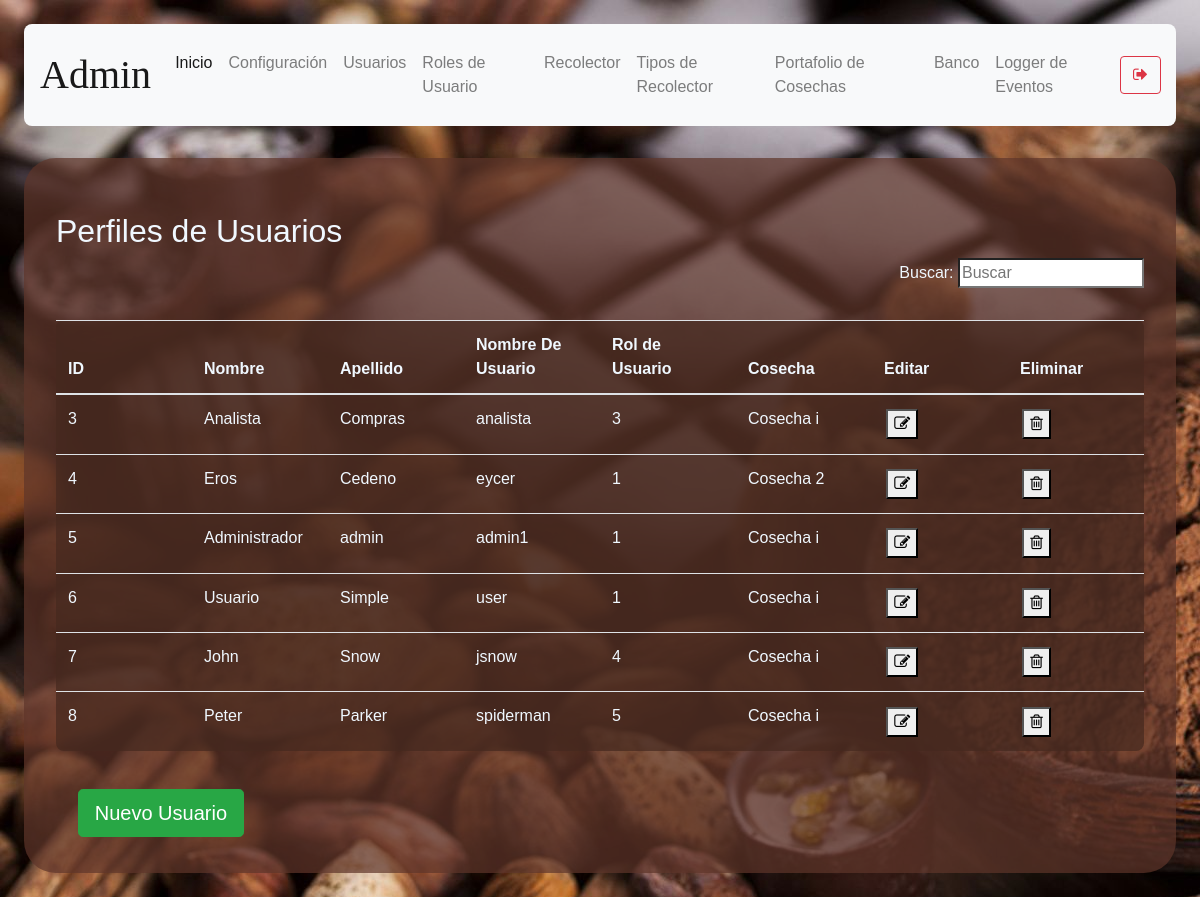
/user-management (signed in), run on an earlier commit of the app's database.
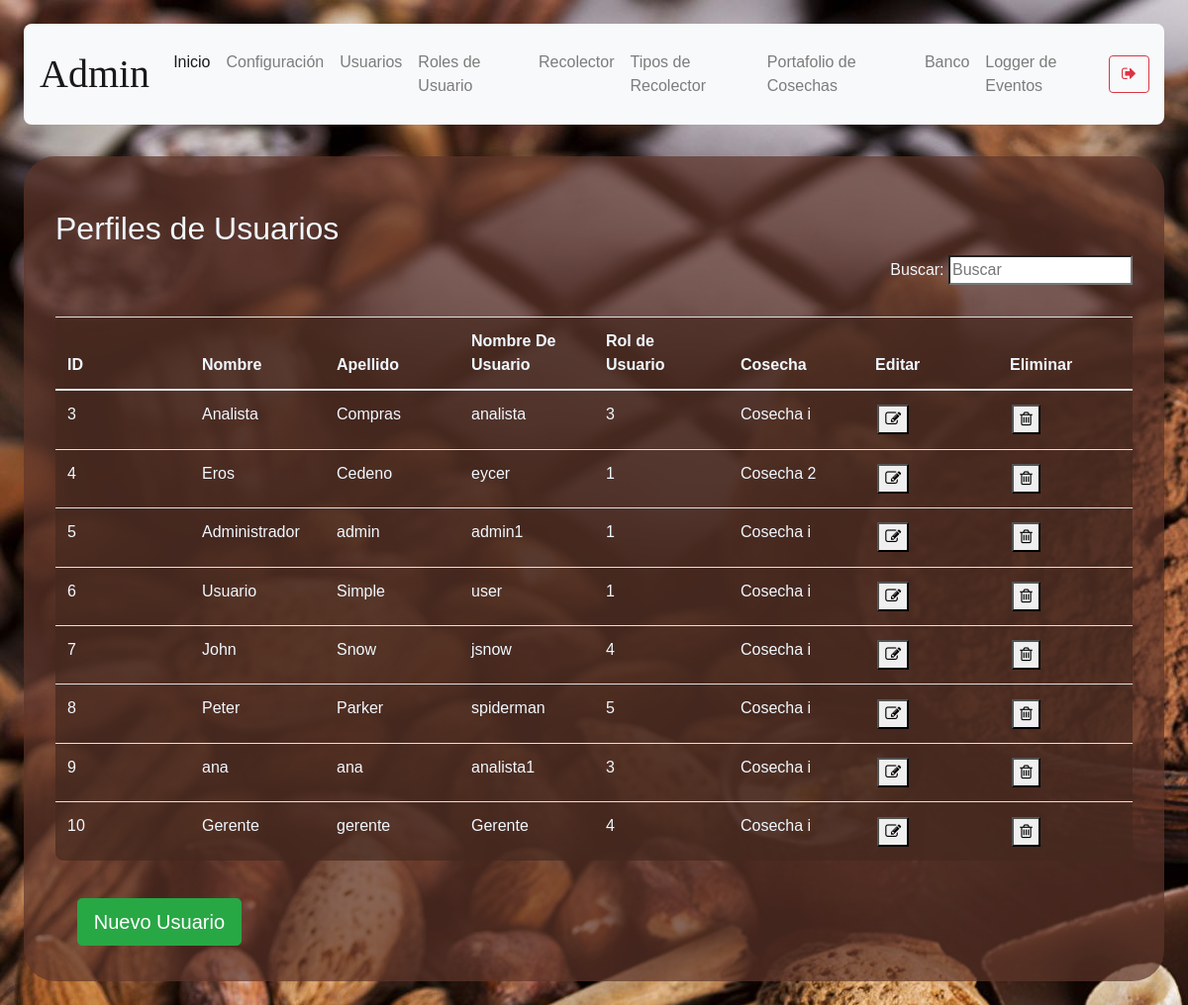
And on a later commit of the database.
### models/user.py (models this page shows, shortened)
class User(db.Model) :
    __tablename__ = "user"
    id = db.Column(db.Integer, primary_key = True)
    name = db.Column(db.String(100), nullable = False)
    last_name = db.Column(db.String(100), nullable = False)
    username = db.Column(db.String(100), unique = True, nullable = False)
    email = db.Column(db.String(100), nullable = True)
    password = db.Column(db.String(100), nullable = False)
    gender = db.Column(db.String(10), nullable = False)
    date_of_birth = db.Column(db.String(10), nullable = False)
    phone = db.Column(db.String(20), nullable = True)
    address = db.Column(db.String(150), nullable = True)
    user_rol_id = db.Column(db.Integer, db.ForeignKey('user_rol.id'))
    F_Harvest = db.Column(db.Integer, db.ForeignKey('harvest.id'))
    def get_user_rol_by_username( self, username ):
        user_rol_id = User.query.filter_by(username = username).first().user_rol_id
        user_rol = User_rol.query.get(user_rol_id).description
        return user_rol

### models/harvest.py (models this page shows, shortened)
class Harvest (db.Model):
    __tablename__ = 'harvest'
    id = db.Column(db.Integer, primary_key = True)
    description = db.Column(db.String(250), nullable = False)
    start_date = db.Column(db.String(10), nullable=False)
    end_date = db.Column(db.String(10), nullable= False)
    status = db.Column(db.String(10), nullable = False)

### routes/user.py (the view)
@user.route('/user-management')
def user_management():
    if( not verify_permissions(session, User) ):
        return redirect(url_for('auth.index'))
    rols = User_rol.query.all()
    users = User.query.all()
    harvests = Harvest.query.all()
    if 'management-status' not in session:
        return render_template('user-management.html', status="",\
            rols = rols, users = users,  harvests = harvests)
    status = session['management-status']
    session.pop('management-status', None)
    return render_template('user-management.html', status=status, \
        rols=rols, users = users, harvests = harvests )

### utils/functions.py (called while the page is built)
def verify_permissions(session, User, allowed=['admin']):
    return 'username' in session and \
    ( allowed == 'all' or User.get_user_rol_by_username(User, session['username']) in allowed)

### templates/user-management.html (shortened to what this page needs)
{% extends "base.html" %}
{% block content %}
    <h2>Perfiles de Usuarios</h2>
    <p align="right">
        Buscar: <input id ="search-bar" onkeyup="searchEngine()" type="search" name="busqueda" placeholder="Buscar">
    </p>
    <table class="table content-table">
        <thead>
            <th>ID</th>
            <th>Nombre</th>
            <th>Apellido</th>
            <th>Nombre De Usuario</th>
            <th>Rol de Usuario</th>
            <th>Cosecha</th>
            <th>Editar</th>
            <th>Eliminar</th>
        </thead>
        <tbody id="table-body-data">
        {% for user in users %}
        {% if user.username != "admin" %}
        <tr>
            <td>{{ user.id }}</td>
            <td>{{ user.name }}</td>
            <td>{{ user.last_name }}</td>
            <td>{{ user.username }}</td>
            <td>{{ user.user_rol_id }}</td>
            {% for harvest in harvests %}
                {% if harvest.id == user.F_Harvest %}
                    <td>{{ harvest.description }}</td>
                {% endif %}
            {% endfor %}
            <td><button onclick="window.location.href=`/user-management/edit-user/{{ user.id }}`"><i class="fa fa-pencil-square-o" aria-hidden="true"></i></button></td>
            <td><button onclick='deleteConfirm( {{user.id}}, "User" )'><i class="fa fa-trash-o" aria-hidden="true"></i></button></td>
        </tr>
        {% endif %}
        {% endfor %}
        </tbody>
    </table>
    <button type="submit" onclick="showForm()" class="btn btn-success btn-lg mb-1">Nuevo Usuario</button>
{% endblock %}

### templates/base.html (shortened to what this page needs)
<!DOCTYPE html>
<html>
<head>
    <link rel="stylesheet" href="https://cdn.jsdelivr.net/npm/bootstrap@4.0.0/dist/css/bootstrap.min.css">
     <link rel="stylesheet" href="https://cdnjs.cloudflare.com/ajax/libs/font-awesome/4.7.0/css/font-awesome.min.css">
     <link rel='stylesheet' type='text/css' media='screen'  href= "{{ url_for('static',filename='styles/main.css') }}">
</head>
<body>
    <nav class="navbar navbar-expand-lg navbar-light bg-light top">
        <a class="navbar-brand nav-user" href="#"> {{ session['username'] }}</a>
        <div class="collapse navbar-collapse" id="navbarSupportedContent">
          <ul class="navbar-nav mr-auto">
            <li class="nav-item active">
              <a class="nav-link" href="/">Inicio <span class="sr-only">(current)</span></a>
            </li>
            <li class="nav-item">
              <a class="nav-link" href="/user-settings">Configuración</a>
            </li>
            {% if session["rol"] == 'admin' %}
            <li class="nav-item">
                <a class="nav-link" href="/user-management">Usuarios</a>
            </li>
            <li class="nav-item">
                <a class="nav-link" href="/user-rol-management">Roles de Usuario</a>
            </li>
            <li class="nav-item">
                <a class="nav-link" href="/productor-data">Recolector</a>
            </li>
            <li class="nav-item">
                <a class="nav-link" href="/productor-type">Tipos de Recolector</a>
            </li>
            <li class="nav-item">
              <a class="nav-link" href="/harvest">Portafolio de Cosechas</a>
            </li>
            <li class="nav-item">
              <a class="nav-link" href="/bank">Banco</a>
            </li>
            <li class="nav-item">
              <a class="nav-link" href="/logger">Logger de Eventos</a>
            </li>
            {% endif %}
          </ul>
          <form action="logout">
          <button class="btn btn-outline-danger my-2 my-sm-0">
              <i class="fa fa-sign-out" aria-hidden="true"></i>
            </button>
          </form>
        </div>
      </nav>
    <section class="content">
        {% block content %}
        {% endblock %}
    </section>
</body>
</html>

### static/styles/main.css (style rules this page uses)
body { background-color:aliceblue; background-image: url("../media/2316549.jpg"); margin: 2%; font-family: 'Gill Sans', 'Gill Sans MT', Calibri, 'Trebuchet MS', sans-serif; }
button { margin: 2%; }
h1, h2 { margin-top: 2%; }
section.content { background-color: rgba(95, 54, 42, 0.7); padding: 2em; color:aliceblue; margin-top: 2em; border-radius: 2em; }
.content-table { background-color: rgba(69, 40, 31, 0.7); padding: 2em; color:aliceblue; margin-top: 2em; border-radius: .5em; }
nav.top { padding: 1em; border-radius: 0.5em; }
.nav-user { text-transform: capitalize; text-align: center; font-family: cursive; font-size: 2.5em; }
table { width:100%; table-layout:fixed; }
td { word-wrap:break-word; }

What changed in the data, as far as the page shows it:
added User: id "9", name "ana", last_name "ana", username "analista1", user_rol_id "3", Harvest (description "Cosecha i")
added User: id "10", name "Gerente", last_name "gerente", username "Gerente", user_rol_id "4", Harvest (description "Cosecha i")
